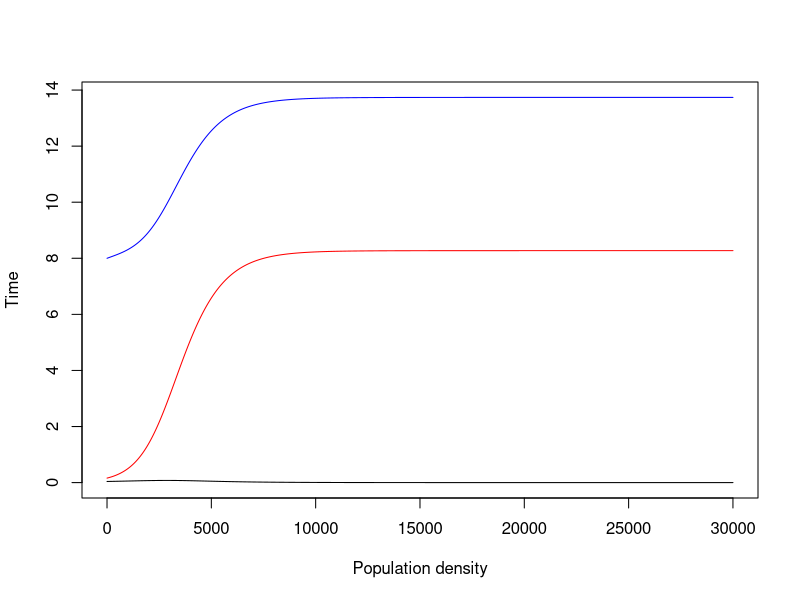

Recreate this plot in R.
#=============================================================================
# R code to implement and explore an ODE for resource-consumer dynamics 
# between algae and photosynthetic diazotrophs. The model assumes that two
# Nitrogen pools are present: 1 in the water column that only algae consume, 
# and 1 that is internal to nitrogen-fixing diazotrophs. This second source
# can become available to algae when diazotrophs die. 
# 
# Eventually the demographic rates will become temperature dependent. 
#=============================================================================
# load libraries
#=============================================================================
library(tidyverse)
library(deSolve)


#=============================================================================
# Define the population dynamics through the following function
# This model includes one consumers: Pn and Pf 
# 	Pn is a consumer of Nitrogen and light. 
#	Pf is a consumer of Nitrogen and light, but also fixes N. 
# This model includes one resource: R 
# 	R can be added at a constant rate. 
#	R is produced by the mortality of both Pn and Pf
#
# The growth rates of both species are determined by light intensity. 
# Light intensity is a function of depth, and decreases as densities of both
# species increase. The extra set of equations in the model definition 
# calculate a new average growth rate each time step based on these factors.  
#=============================================================================

agawin_mod = function(times,sp,parms){
	with( as.list(c(parms, sp )), #args = parms (list of parameters), sp (matrix of outputs (N) -- add a line each time step)
		{	
			##### Determine species-specific average growth rates as a function
			##### of resource availibility and light intensity (eqs. 7, 9-10)
			Iout = Iin *(exp( zM*(-Kbg - kN*Pn - kF*Pf) ) ) #eq 7 at zM #Iout = average amount of light as a function of depth
			       #k = light attenuation, P is abundance, for species N and F (F is fixer) 
		
			#Average growth rate of Pn (eq 9)
			gn_ave = gmn * (R/(Mn+R))*( ( log(Hn+Iin) - log(Hn+Iout) ) / 
			(log(Iin)-log(Iout) ) )

			#Average growth rate of Pf (eq 10)
			gf_ave = (gmfn2 *Mf + gmfn03*R)/(Mf+R)*( ( log(Hf+Iin) - log(Hf+Iout) ) / 
			(log(Iin)-log(Iout)) )

			#Average growth rates for each nitrogen source, separated
			gfno3_ave = gmfn2 * (R/(Mf+R))*( ( log(Hf+Iin) - log(Hf+Iout) ) / 
			(log(Iin)-log(Iout) ) )

			gfn2_ave = gmfn03 * (R/(Mf+R))*( ( log(Hf+Iin) - log(Hf+Iout) ) / 
			(log(Iin)-log(Iout) ) )

			##### Consumer dynamics 
			#Algae (Eq 1) : 
			dPn = Pn * ( gn_ave - mn) #dPn calculates change at next time point, so uses all variables from the last time step; Jacob has factored out PN
			#N fixer (Eq 2): 
			dPf = Pf * ( gf_ave - mf )			 
			
			####Resource (N) (Eq 3): 
			dR = D*(Rin - R) - Qn*gn_ave*Pn - Pf*gfno3_ave*Qf + ef*Pf*gfn2_ave*Qf

	  	list( c(dPn,dPf,dR) )
		})	

}  


#=============================================================================
# Set values of the population parameters
#=============================================================================
###From table 3
###Non-fixer (there are two of these, chlorella for now)
mn = 0.014 #mortality

#These terms are all for the growth rate gn_ave. 
gmn = 0.06 #Max gr
Mn = 0.308 #Half saturation constants 
Hn = 80

###Fixer
mf =0.014 #mortality

#These terms are all for the growth rates gfno3 and gfn2. There are two sets of
#these for high and low light: 
#Use the high light treatment for now.
gmfn03 = .084
gmfn2 =  0.025
#Half saturation constants 
#All of Hs and Ms are set to be equal by the authors. 
Hf = 70
Mf = 1
# Hfn2 = 70
# Hfno3 = 70
# Mfn2 = 1
# Mfno3 = 1 

###Resource
Qn = 0.079#cell quota of N
Qf = 0.092#cell quota of N

D = 0.014 #dilution rate in experiment. 
Iin = 40 #Light in, HL
Rin = 8 #These are the treatment levels of N input. 0, 0.1, 0.5, 8. 

###Parametes for light intensity calculation (eqs 7-10)
#Growth rate is spatially (i.e. depth) dependent. The average growth rates (eqs 4 - 6) for 
#each species are light dependent. Light intensity is dependent on population 
#densities, depth, and some physical parameters as described by equation 7.
# 
#The integral in eq. 8 could be implemented directly in this code. However, 
#the authors show that this integral can be solved analytically which leads to 
#equations 9-10. These equations only require the endpoints of light intensity: 
#i.e., the light at depth 0, and at the mixing depth z_M, at the bottom of the 
#container.
Kbg = 4.75 #4.75 #Background turbidity. In a few cases this is 11
zM = 0.05 #mixing depth
kF = 4.86 #light attenutation constants. 
kN = 5.68 #This is determined by eq 13 for Synechococcus
ef = 8 #

#Put these parameters all together in a list to pass to deSolve with the model
#definition. 
parms = list(
			mn = mn, gmn = gmn, Mn = Mn, Hn = Hn, 
			mf = mf, gmfn03 = gmfn03, gmfn2 = gmfn2, Hf = Hf, Mf = Mf,  
			Qn = Qn, Qf = Qf, D= D, Iin = Iin, Rin = Rin, Kbg = Kbg, zM = zM, kF = kF,
			kN = kN, ef=ef
		 )

#=============================================================================
# Run the model with initial conditions 
#=============================================================================
tend = 3000
delta1 = 0.1
times  = seq(from = 0, to = tend, by = delta1)
tl = length(times)
#Use ICs to help set the scenario. E.g., when Pn or Pf =0, 
#this is a monoculture experiment. Otherwise, use ICs from those reported in 
#Table 1
minit =  c(Pn = 0.04,Pf = 0.16, R = Rin)

#Run the model
agawin_out = ode(y=minit, times=times, func=agawin_mod, parms=parms)

#=============================================================================
# Plot
#=============================================================================
#Black is Pn (Cyanothece) 
#Red is Pf (Chlorella)
#Blue is R (N)

plot( agawin_out [,2], t="l", ylab = "Time", xlab = "Population density", 
	ylim = c(0, max(agawin_out[,2:4]) ) )
cuse = c("black","black","red","blue","green")
for ( n in 3:4) {
	lines (agawin_out[,n], col = cuse[n] )
}
